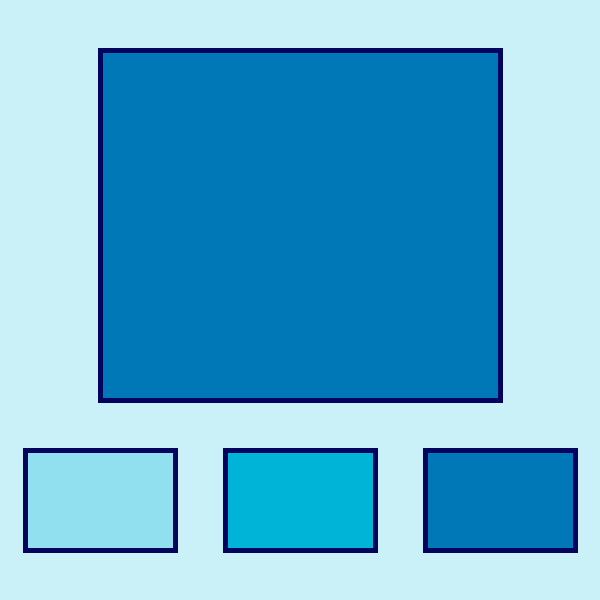
Frame 1 (no input)
Frame 60 (the mouse pressed at the canvas centre just before this capture): identical to frame 1, image omitted
Frame 120 (the mouse held since frame 60 and released just before this capture): identical to frame 1, image omitted

The Processing sketch that drew this single still picture (run headless with seeded random() and noise(); from frame 60 on, the mouse is pressed at the canvas centre):

// Processing sketch: Unit_3_Checkpoint_2
// ── Unit_3_Checkpoint_2.pde
color darkBlue = #03045E;
color oceanBlue = #0077b6;
color cyan = #00b4d8;
color lightBlue = #90e0ef;
color paleBlue = #caf0f8;
color selected;

void setup(){
  size(600,600);
  strokeWeight(5);
  stroke(darkBlue);
  selected=oceanBlue;
}

void draw(){
  background(paleBlue);
  
  button(25,175,450,550);
  fill(lightBlue);
  rect(25,450,150,100);
  
  button(225,375,450,550);
  fill(cyan);
  rect(225,450,150,100);
  
  button(425,575,450,550);
  fill(oceanBlue);
  rect(425,450,150,100);
  
  fill(selected);
  stroke(darkBlue);
  rect(100,50,400,350);
}

void mouseReleased(){
  if(mouseX >= 25 && mouseX <= 175 && mouseY >= 450 && mouseY <= 550){
    selected=lightBlue;
  }
  if(mouseX >= 225 && mouseX <= 375 && mouseY >= 450 && mouseY <= 550){
    selected=cyan;
  }
  if(mouseX >= 425 && mouseX <= 575 && mouseY >= 450 && mouseY <= 550){
    selected=oceanBlue;
  }
}

void button(int x1,int x2,int y1,int y2){
  if (mouseX >= x1 && mouseX <= x2 && mouseY >= y1 && mouseY <= y2){
    stroke(255);
  }else{
    stroke(darkBlue);
  }
}
